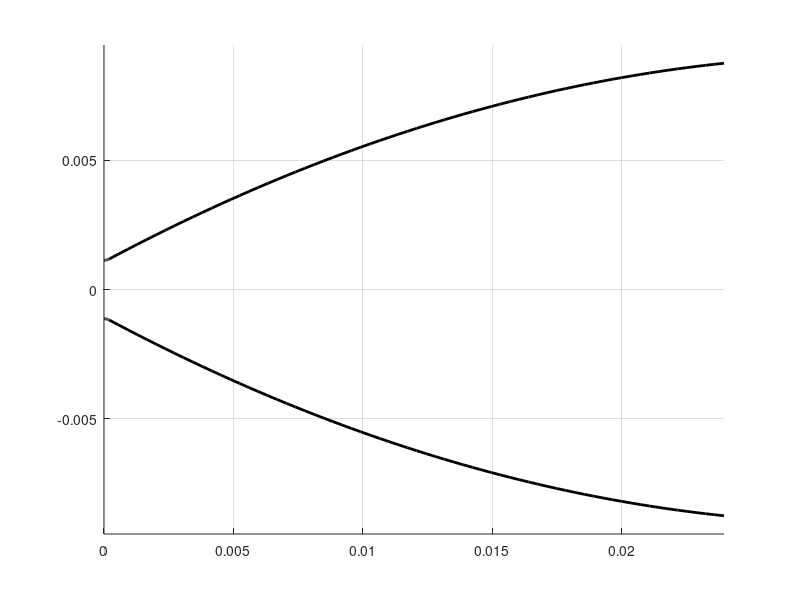

MATLAB code for this plot: (Note: this script raises an error after producing the figure.)
% Nozzle Contour Generation - Method 1: Rao's Parabolic Approximation
%
% Summary of Logic:
% This script generates a 2D nozzle contour using the standard Rao Parabolic Approximation method.
% 1. It calculates the necessary nozzle parameters (Area Ratio, Throat Radius Rt, Exit Radius Re)
%    based on the given inputs (Thrust, Pressure, Temperature, Gamma).
% 2. It defines the nozzle geometry in three sections:
%    - Convergent Section: A circular arc leading to the throat.
%    - Throat Section: A circular arc downstream of the throat (radius 0.382 * Rt).
%    - Divergent Bell Section: A parabola fitting between the throat section end and the exit radius.
%      The parabola is defined by the initial wall angle (theta_n) and the exit wall angle (theta_e).
% 3. The script solves for the parabolic coefficients and generates coordinate points.
% 4. Finally, it plots the full 2D contour and outputs the coordinates to the command window.

clear; clc; close all;

% --- Inputs & Constants ---
F_ideal = 12; % Newtons
P_c_low = 5e5; % Pa
P_c_high = 20e5; % Pa
Pc_array = linspace(P_c_low,P_c_high,1000);
t_r = 0.005; % seconds
T_c = 1222; % K
MW = 0.022560; % kg/mol
R = 8.314/MW; % J/kg
g = 9.806; % m/s^2
gamma    = 1.25;

% --- Derived Parameters ---
term = (2/(gamma+1))^((gamma+1)/(2*(gamma-1)));
C_star = sqrt(R*T_c) / ( sqrt(gamma) * term );

% Design Point Selection (Using target values from original code)
A_ratio_target = 60;
A_t_target = 4e-6; % m^2

% Calculate Exit Radius
Rt = sqrt(A_t_target/pi);
Re = sqrt(A_ratio_target) * Rt;

% --- Rao Nozzle Geometry Parameters ---
% Standard parabolic bell nozzle parameters (approximate optimum)
% Length of nozzle: often defined as percentage of a 15-degree conical nozzle
% L_cone_15 = (Re - Rt) / tan(deg2rad(15));
% L_nozzle = 0.8 * L_cone_15; % 80% bell nozzle

theta_n = 28 * (pi/180); % Initial parabola angle (inflection point angle), typical 20-30 deg
theta_e = 6 * (pi/180);  % Exit angle, typical 2-8 deg

% Coordinate System: Throat is at (0, Rt)
% Throat Downstream Arc: Radius Rw = 0.382 * Rt (Standard)
Rw = 0.382 * Rt;

% End of Throat Arc (Inflection Point N)
x_n = Rw * sin(theta_n);
y_n = Rt + Rw * (1 - cos(theta_n));

% Length of Bell (L)
% We can determine L based on fitting a parabola y = ax^2 + bx + c
% Constraints:
% 1. At x = x_n, y = y_n
% 2. At x = x_n, dy/dx = tan(theta_n)
% 3. At x = L, y = Re
% 4. At x = L, dy/dx = tan(theta_e)
% This is an over-constrained system for a simple quadratic parabola if L is fixed.
% Standard Rao method actually constructs the parabola based on these boundary conditions to FIND L.
% Parabola: x(y) or y(x). Usually y(x) = a*x^2 + b*x + c is used.
% Let's use coordinate transformation so x_n is 0 for the parabola segment.
% y = a*x'^2 + b*x' + c  where x' = x - x_n.
% At x'=0 (Inflection): y = y_n, dy/dx' = tan(theta_n)
%   -> c = y_n
%   -> b = tan(theta_n)
% At x'=Ln (Exit): y = Re, dy/dx' = tan(theta_e)
%   -> Re = a*Ln^2 + b*Ln + c
%   -> tan(theta_e) = 2*a*Ln + b
% Solve for a and Ln.
% From (2): a = (tan(theta_e) - b) / (2*Ln)
% Subst into (1): Re = [(tan(theta_e) - b)/(2*Ln)] * Ln^2 + b*Ln + c
% Re = (tan(theta_e) - b)*Ln/2 + b*Ln + c
% Re - c = Ln/2 * (tan(theta_e) - b + 2*b)
% Re - y_n = Ln/2 * (tan(theta_e) + tan(theta_n))
% Ln = 2 * (Re - y_n) / (tan(theta_e) + tan(theta_n))
% a = (tan(theta_e) - tan(theta_n)) / (2*Ln)

Ln = 2 * (Re - y_n) / (tan(theta_e) + tan(theta_n));
a  = (tan(theta_e) - tan(theta_n)) / (2*Ln);
b  = tan(theta_n);
c  = y_n;

% --- Generate Points ---
N_points = 100;

% 1. Throat Arc Section
theta_arc = linspace(0, theta_n, round(N_points/3));
x_arc = Rw * sin(theta_arc);
y_arc = Rt + Rw * (1 - cos(theta_arc));

% 2. Bell Parabola Section
x_par_local = linspace(0, Ln, round(2*N_points/3));
x_bell = x_n + x_par_local;
y_bell = a * x_par_local.^2 + b * x_par_local + c;

% Combine
x_nozzle = [x_arc, x_bell];
y_nozzle = [y_arc, y_bell];

% --- Output ---
fprintf('Method 1: Rao Parabolic Approximation\n');
fprintf('Expansion Ratio: %.2f\n', A_ratio_target);
fprintf('Nozzle Length:   %.4f m\n', x_nozzle(end));
fprintf('Exit Radius:     %.4f m\n', y_nozzle(end));
fprintf('Wall Coordinates (x, y):\n');
for i = 1:10:length(x_nozzle) % Print sparse sample
    fprintf('%.6f, %.6f\n', x_nozzle(i), y_nozzle(i));
end

% --- Plotting ---
figure('Name', 'Method 1: Rao Parabolic');
hold on; axis equal; grid on;
% Upper Wall
plot(x_nozzle, y_nozzle, 'k-', 'LineWidth', 2);
% Lower Wall
plot(x_nozzle, -y_nozzle, 'k-', 'LineWidth', 2);
% Axis
yline(0, 'k-.');
% Inlet/Throat line
xline(0, 'k--');
% Fill
fill([x_nozzle, fliplr(x_nozzle)], [y_nozzle, -fliplr(y_nozzle)], [0.9 0.9 1.0], 'EdgeColor', 'none');
% Re-plot contour
plot(x_nozzle, y_nozzle, 'k-', 'LineWidth', 2);
plot(x_nozzle, -y_nozzle, 'k-', 'LineWidth', 2);

% Label Throat
text(0, 0, 'Throat', 'HorizontalAlignment', 'right', 'VerticalAlignment', 'bottom', 'Rotation', 90, 'FontSize', 10);

xlabel('Axial Position x (m)');
ylabel('Radius r (m)');
title('Nozzle Contour - Rao Parabolic Approximation');
xlim([-0.1*x_nozzle(end), 1.1*x_nozzle(end)]);
ylim([-1.5*Re, 1.5*Re]);
